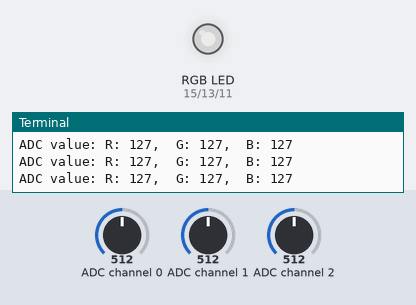
The program below on a simulated Raspberry Pi (header pin numbers). Parts: an RGB LED mixed from three pins (HIGH = lit), the last lines printed to the terminal. The test bench sets the inputs (shaded band); at power-on: ADC channel 0 = 512, ADC channel 1 = 512, ADC channel 2 = 512 (analog values on the 0–1023 scale). Dim RGB values are drawn brighter than linear.

Above: at 1.2 s.
1.3 s: ADC channel 0 set to 716
At 2.5 s:
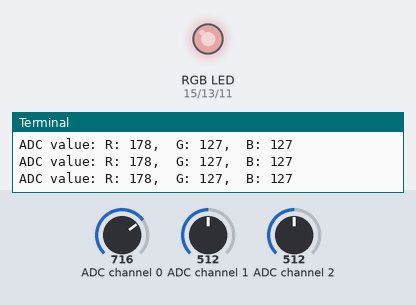
2.8 s: ADC channel 1 set to 716
At 4.0 s:
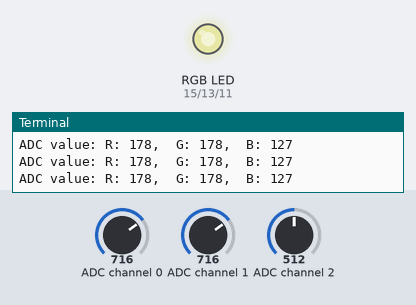
4.3 s: ADC channel 2 set to 716
At 5.1 s:
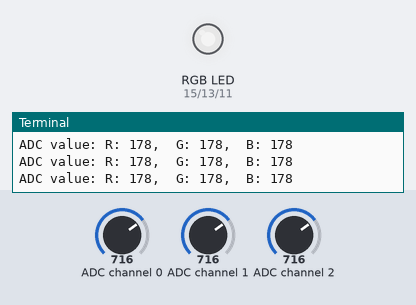
5.8 s: ADC channel 0 set to 900
At 6.1 s:
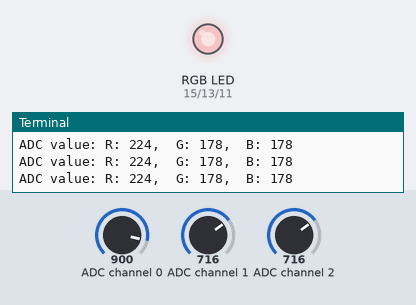
7.3 s: ADC channel 1 set to 900
At 8.3 s:
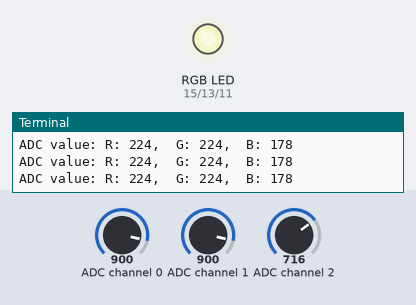
8.8 s: ADC channel 2 set to 900
At 9.8 s:
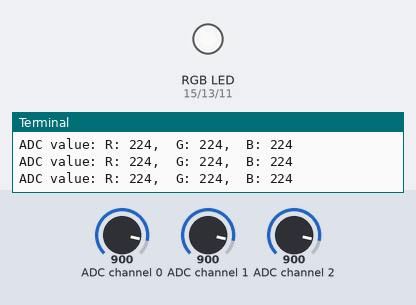
Timing chart, 0 to 11.3 s (numbered marks = the images above; inputs shaded):
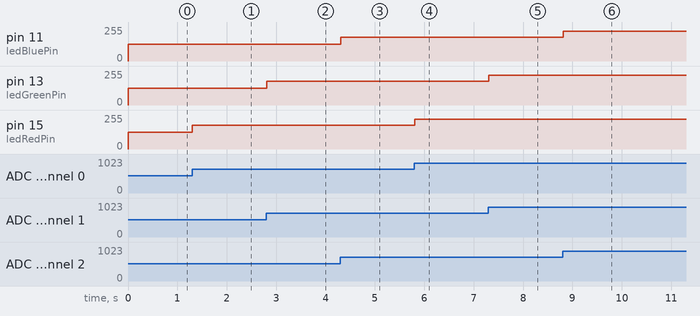

The program:

colourfulSoftLight.py
```python
import RPi.GPIO as GPIO
import smbus
import time

address = 0x48
bus = smbus.SMBus(1)
cmd = 0x40

ledRedPin = 15
ledGreenPin = 13
ledBluePin = 11

def analogRead(channel):
	bus.write_byte(address, cmd + channel)
	value = bus.read_byte(address)
	value = bus.read_byte(address)
	return value

def analogWrite(value):
	bus.write_byte_data(address, cmd, value)

def setup():
	global pR, pG, pB
	GPIO.setmode(GPIO.BOARD)
	GPIO.setup(ledRedPin, GPIO.OUT)
	GPIO.setup(ledGreenPin, GPIO.OUT)
	GPIO.setup(ledBluePin, GPIO.OUT)

	pR = GPIO.PWM(ledRedPin, 1000)
	pR.start(0)
	pG = GPIO.PWM(ledGreenPin, 1000)
	pG.start(0)
	pB = GPIO.PWM(ledBluePin, 1000)
	pB.start(0)

def loop():
	while True:
		vR = analogRead(0)
		vG = analogRead(1)
		vB = analogRead(2)

		pR.ChangeDutyCycle(vR * 100 / 255)
		pG.ChangeDutyCycle(vG * 100 / 255)
		pB.ChangeDutyCycle(vB * 100 / 255)

		print('ADC value: R: %d,\tG: %d,\tB: %d'%(vR, vG, vB))
		time.sleep(0.01)

def destroy():
	bus.close()
	GPIO.cleanup()

if __name__ == '__main__':
	print('Program is starting...')
	setup()
	try:
		loop()
	except KeyboardInterrupt:
		destroy()
```

Measured:
- after the input at 1.3 s, pin 15 (ledRedPin): 127/255 → 178/255 at once
- after the input at 2.8 s, pin 13 (ledGreenPin): 127/255 → 178/255 at once
- after the input at 4.3 s, pin 11 (ledBluePin): 127/255 → 178/255 at once
- after the input at 5.8 s, pin 15 (ledRedPin): 178/255 → 224/255 at once
- after the input at 7.3 s, pin 13 (ledGreenPin): 178/255 → 224/255 at once
- after the input at 8.8 s, pin 11 (ledBluePin): 178/255 → 224/255 at once
